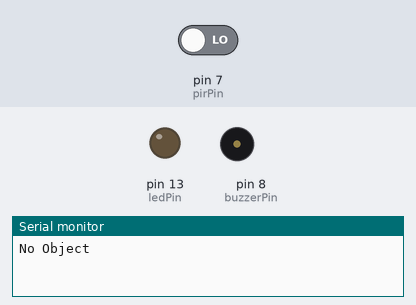
This sketch was run on a simulated Arduino Uno, built with avr-gcc and run on an emulated ATmega328P. On the bench: output pins drawn as LEDs (lit = HIGH), buzzer (waves = sounding, pin HIGH), the last lines printed to the serial monitor. The inputs (shaded band) are chosen by the test bench; at power-on: pin 7 (pirPin) LOW.

Above: at 1.4 s.
1.5 s: pin 7 (pirPin) driven HIGH
At 2.4 s:
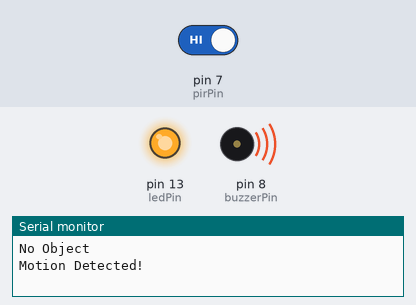
3.0 s: pin 7 (pirPin) driven LOW
At 5.8 s:
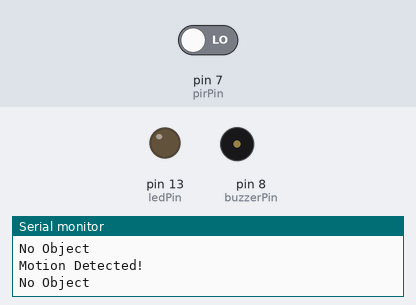
Timing chart, 0 to 7.3 s (numbered marks = the images above; inputs shaded):
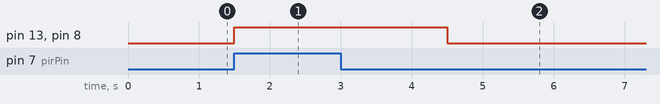

The sketch:

Smart_Motion_Detection_Security_System.ino
```cpp
/*
  Project Name : Smart Motion Detection Security System
  Prepared By  : [Shihanul Islam Rian]
  Institute    : [MoulviBazar Polytechnic Institute]
  Date         : [25-06-2026]
*/

int pirPin = 7;
int buzzerPin = 8;
int ledPin = 13;

bool noObjectPrinted = false;

void setup()
{
  pinMode(pirPin, INPUT);
  pinMode(buzzerPin, OUTPUT);
  pinMode(ledPin, OUTPUT);

  Serial.begin(9600);

  Serial.println("No Object");
  noObjectPrinted = true;
}

void loop()
{
  int val = digitalRead(pirPin);

  if (val == HIGH)
  {
    Serial.println("Motion Detected!");

    noObjectPrinted = false;

    digitalWrite(ledPin, HIGH);
    digitalWrite(buzzerPin, HIGH);

    delay(3000);

    digitalWrite(ledPin, LOW);
    digitalWrite(buzzerPin, LOW);
  }
  else
  {
    if (!noObjectPrinted)
    {
      Serial.println("No Object");
      noObjectPrinted = true;
    }
  }

  delay(300);
}
```

Measured:
- after the input at 1.5 s, pin 13 (ledPin), pin 8 (buzzerPin): LOW → HIGH at once
- after the input at 3.0 s, pin 13 (ledPin), pin 8 (buzzerPin): goes on until 4.5 s, then stays LOW
